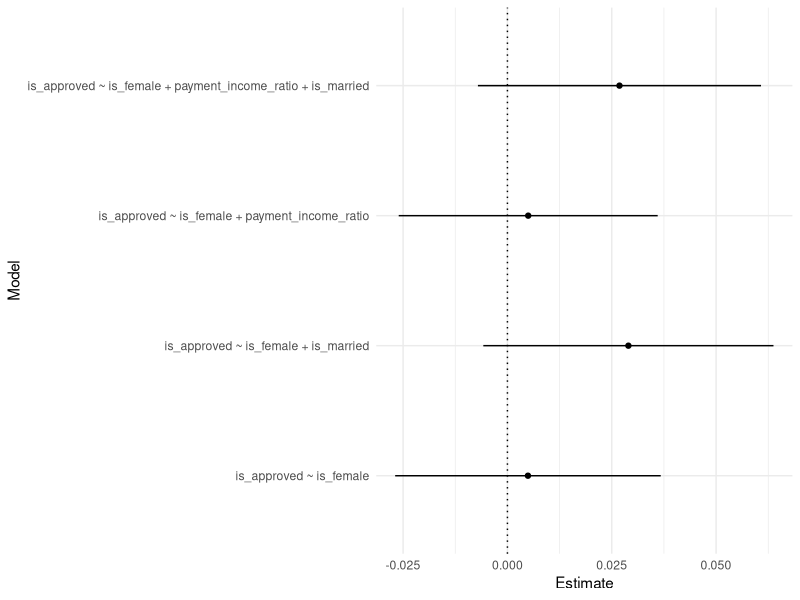
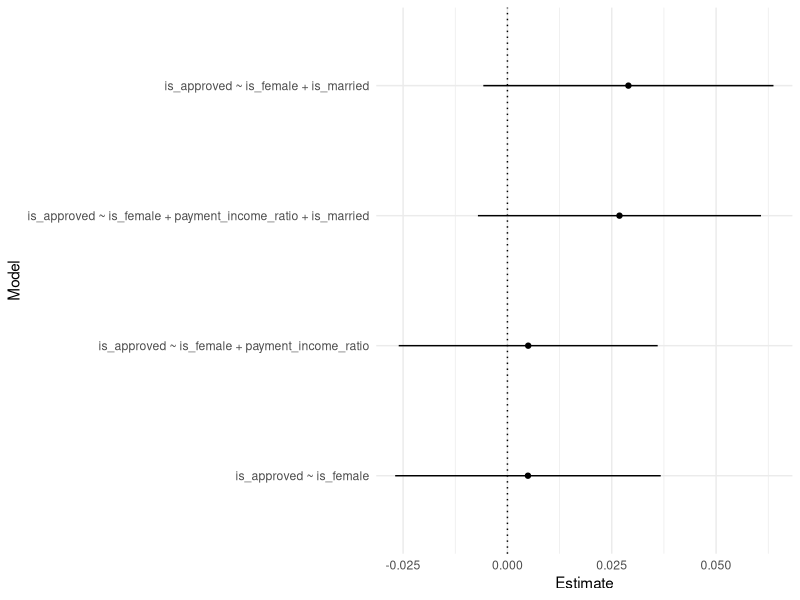
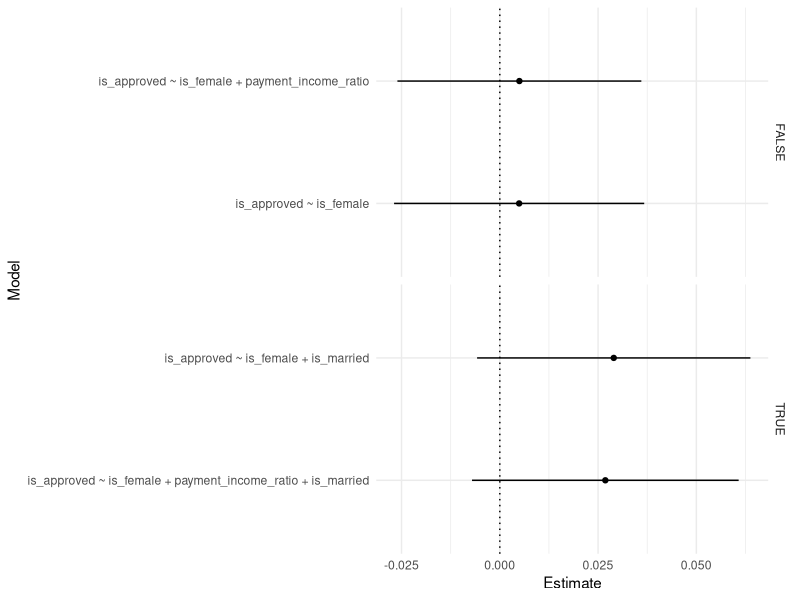

R code for these plots, in order:
## ---- chunk 1
# the dataset is stored in the file named hdma.csv
hdma <- read.csv("hdma.csv")
hdma 
## ---- chunk 2
fit <- lm(formula = is_approved ~ is_female, data = hdma)
summary(fit)
## ---- chunk 3
ci <- confint(fit)
ci # all confidence intervals
ci[row.names(ci) == "is_female", ] # extracting the is_female coefficient ci
## ---- chunk 4
# write your code here

## ---- chunk 5
formulae <- c(
  "is_approved ~ is_female",
  "is_approved ~ is_female + is_married",
  "is_approved ~ is_female + payment_income_ratio",
  "is_approved ~ is_female + payment_income_ratio + is_married"
)
formulae
## ---- chunk 6
n_options <- length(formulae)
n_options
## ---- chunk 7
for (f in formulae) {
  print(f)
}
## ---- chunk 8
results <- matrix(nrow = n_options, ncol = 3)
for (i in 1:n_options) {
  # formulae[i] extracts ith item of formulae
  fit <- lm(formulae[i], data = hdma)
  # coefficients() extracts the coefficient estimates 
  ests <- coefficients(fit)
  cis <- confint(fit)
  # extract the values for `is_female`
  est_is_female <- ests[names(ests) == "is_female"]     # ests is a vector
  ci_is_female <- cis[row.names(cis) == "is_female", ]  # cis is a table
  # store the values together in the ith row of results
  results[i, ] <- c(est_is_female, ci_is_female)    
}
results
## ---- chunk 9
# Define a data frame using the `results` matrix.
multiverse_table <- as.data.frame(results) 
# Provide meaningful column names.
colnames(multiverse_table) <- c("Estimate", "LowerCI", "UpperCI")
# Add the vector `formulae` as the first column to the data frame.
multiverse_table <- cbind(Model = formulae, multiverse_table)
multiverse_table
## ---- chunk 10
library(ggplot2)
## ---- chunk 11
p <- ggplot(multiverse_table, aes(y = Model)) 
## ---- chunk 12
p <- p + geom_point(aes(x = Estimate))
## ---- chunk 13
p <- p + geom_linerange(aes(xmin = LowerCI, xmax = UpperCI))
## ---- chunk 14
p <- p + geom_vline(xintercept = 0, linetype = "dotted") 
## ---- chunk 15
p <- p + theme_minimal()
p
## ---- chunk 16
multiverse_table$Model <- factor(
  multiverse_table$Model, 
  # define levels according to the order of `Estimate`
  levels = multiverse_table$Model[order(multiverse_table$Estimate)]
)

ggplot(multiverse_table, aes(y = Model)) +
  geom_point(aes(x = Estimate)) +
  geom_linerange(aes(xmin = LowerCI, xmax = UpperCI)) +
  geom_vline(xintercept = 0, linetype = "dotted") +
  theme_minimal()
## ---- chunk 17
multiverse_table['has_is_married'] <- grepl("is_married", multiverse_table$Model)

ggplot(multiverse_table, aes(y = Model)) +
  geom_point(aes(x = Estimate)) +
  geom_linerange(aes(xmin = LowerCI, xmax = UpperCI)) +
  geom_vline(xintercept = 0, linetype = "dotted") +
  theme_minimal() +
  # facet_grid() expects rows and cols wrapped in vars()
  facet_grid(rows = vars(has_is_married), scales = "free_y")
